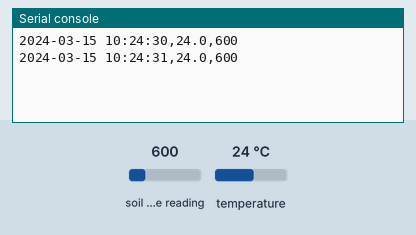
Recording of a program running on a simulated CircuitPython board. Shown: the last lines printed to the serial console. The inputs (shaded band) are chosen by the test bench; at power-on: soil moisture reading 600, temperature 24 °C. The clock reads 2024-03-15 10:24:30 at power-on unless the program sets it.

Above: at 1.2 s.
1.3 s: soil moisture reading set to 236
At 2.6 s:
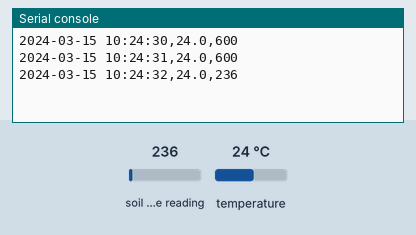
2.8 s: temperature set to 12 °C
At 3.6 s:
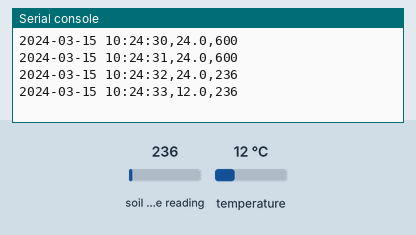
4.3 s: soil moisture reading set to 650
At 5.8 s:
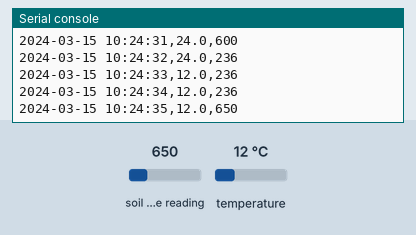
Timing chart, 0 to 7.3 s (numbered marks = the images above; inputs shaded):
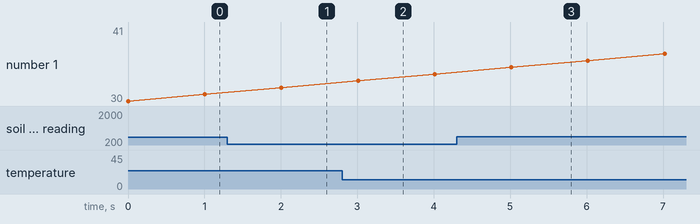

The program:

moist.py
```python
import time
from board import SCL, SDA
import busio
from adafruit_seesaw.seesaw import Seesaw

i2c_bus = busio.I2C(SCL, SDA)
ss = Seesaw(i2c_bus, addr=0x36)
while True:
	# read moisture level through capacitive touch pad
	touch = ss.moisture_read()
	# read temperature from the temperature sensor
	temp = ss.get_temp()
	print(time.strftime("%Y-%m-%d %H:%M:%S") + "," + str(temp) + "," + str(touch), flush=True)
	time.sleep(1)
```

Measured:
- after the input at 1.3 s, the serial console: prints a new line after 0.71 s (image 1)
- after the input at 2.8 s, the serial console: prints a new line after 0.21 s (image 2)
- after the input at 4.3 s, the serial console: prints a new line after 0.71 s (image 3)
